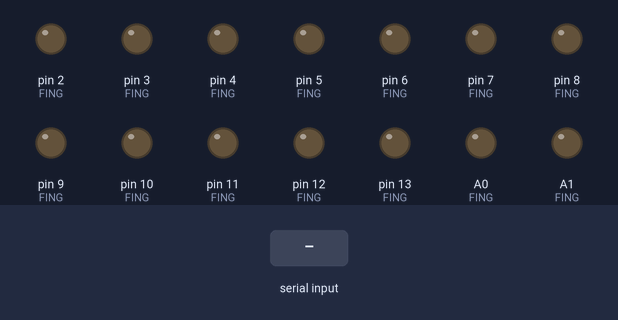
This sketch was run on a simulated Arduino Uno, built with avr-gcc and run on an emulated ATmega328P. On the bench: output pins drawn as LEDs (lit = HIGH). The inputs (shaded band) are chosen by the test bench. What the sketch prints to the serial monitor is not drawn.

Above: at 1.7 s.
1.8 s: byte 32 (' ') received over Serial
At 2.5 s:
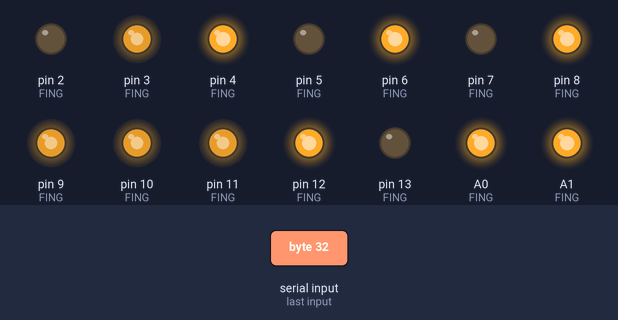
3.3 s: "z" received over Serial
At 6.1 s:
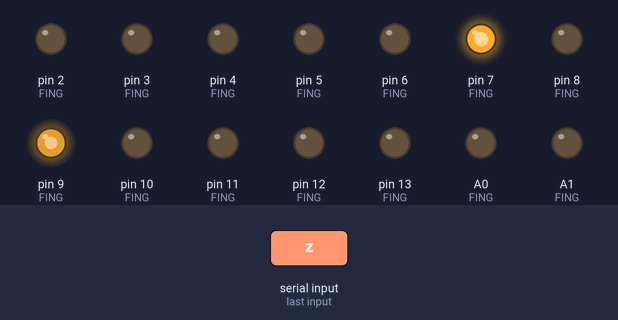
6.3 s: "x" received over Serial
At 7.1 s:
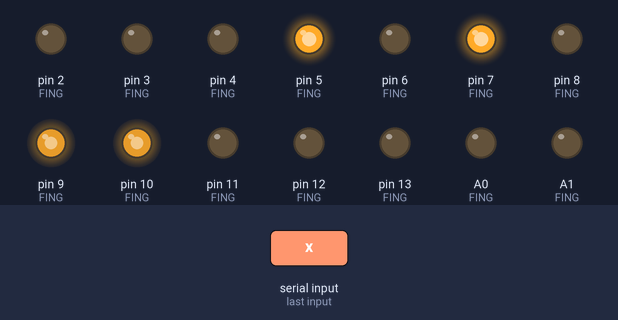
7.8 s: "c" received over Serial
At 8.3 s:
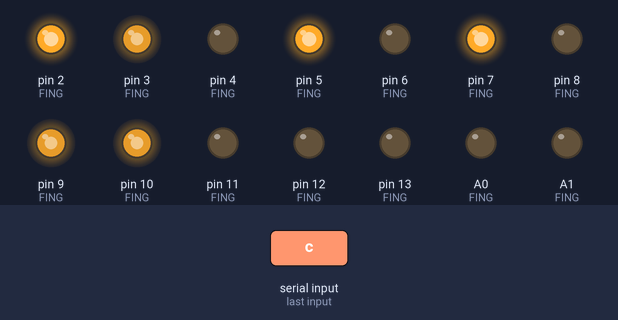
9.3 s: "v" received over Serial
At 10.5 s:
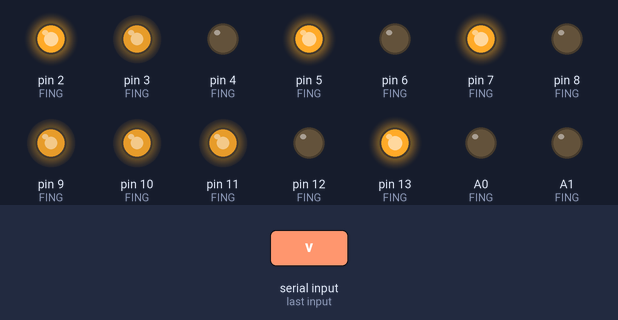
10.8 s: byte 101 ('e') received over Serial
At 11.8 s:
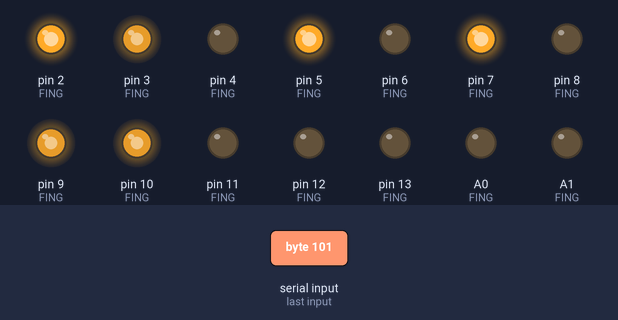
Timing chart, 0 to 13.3 s (numbered marks = the images above; inputs shaded):
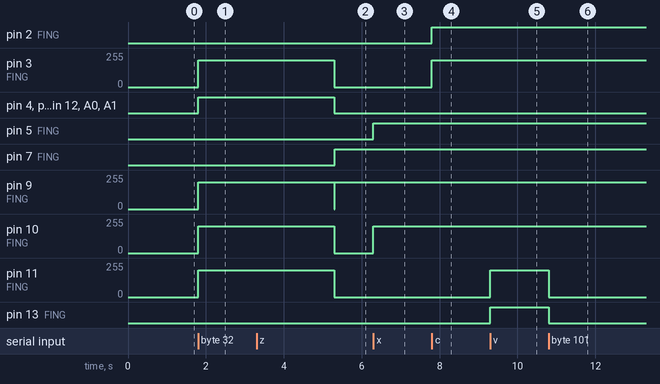

Measured:
- after the input at 1.8 s, pin 3 (FING), pin 9 (FING), pin 10 (FING), pin 11 (FING): 0/255 → 200/255 at once; pin 4 (FING), pin 6 (FING), pin 8 (FING), pin 12 (FING), A0 (FING), A1 (FING): LOW → HIGH at once
- after the input at 3.3 s, pin 7 (FING): LOW → HIGH after 2.0 s
- after the input at 6.3 s, pin 5 (FING): LOW → HIGH at once; pin 10 (FING): 0/255 → 200/255 at once
- after the input at 7.8 s, pin 2 (FING): LOW → HIGH at once; pin 3 (FING): 0/255 → 200/255 at once
- after the input at 9.3 s, pin 11 (FING): 0/255 → 200/255 at once; pin 13 (FING): LOW → HIGH at once
- after the input at 10.8 s, pin 11 (FING): 200/255 → 0/255 at once; pin 13 (FING): HIGH → LOW at once

The sketch:

260612_Severus_5FingerControl_v3.ino
```cpp
// 5-finger controller — drive-to-end, with calibrated EXTEND time (circular-reel safe).
// Retract = overdrive to grasp stall (no cal needed). Extend = drive open for calibrated time.
// CAL: W = begin. Press the key that CLOSES the hand once (records close dir + retracts all).
//      For each finger, press its EXTEND key to drive open, press E at FULL EXTENSION to record time:
//        F1 z  F2 x  F3 c  F4 v  F5 n
//      Press K when all fingers are calibrated.
// USE: o = OPEN hand   p = CLOSE hand
//      (camera later: g + 5 chars, c=retract o=extend, e.g. gococo)
//      per-finger: f + digit(1=index..5=thumb) + o/c (extend/retract), e.g. f1o f5c
// PuTTY @115200.

const int STBY = A3;
const int FING[5][3] = {  // {IN1, IN2, PWM}  index,middle,ring,pinky,thumb
  {  8,  7,  9 },{  6,  5, 10 },{  4,  2,  3 },{ 12, 13, 11 },{ A1, A2, A0 }
};

const int SPEED = 200;
const unsigned long RETRACT_MS = 3500;   // overdrive time to reach + hold grasp stall (then cut)
const unsigned long SAFETY_MS  = 5000;

int  closeKey = 0;
bool haveCloseDir = false;

long extendMs[5] = {0,0,0,0,0};   // calibrated open time per finger
bool calibrated = false;

// calibration: extending one finger and timing it
int  calFinger = -1;
unsigned long calStart = 0;

// runtime per-finger timed drive
int  fTarget[5]  = {0,0,0,0,0};   // +1 retract, -1 extend, 0 idle
unsigned long fStart[5] = {0,0,0,0,0};
unsigned long fDur[5]   = {0,0,0,0,0};

void driveFinger(int i, int d, int spd) {
  int in1 = FING[i][0], in2 = FING[i][1], pwm = FING[i][2];
  if (d > 0)      { digitalWrite(in1, HIGH); digitalWrite(in2, LOW);  analogWrite(pwm, spd); }
  else if (d < 0) { digitalWrite(in1, LOW);  digitalWrite(in2, HIGH); analogWrite(pwm, spd); }
  else            { digitalWrite(in1, LOW);  digitalWrite(in2, LOW);  analogWrite(pwm, 0); }
}
void allStop(){ for(int i=0;i<5;i++) driveFinger(i,0,0); }

void retractAll() {                       // drive all closed to the grasp stall
  Serial.println("Retracting all to closed reference...");
  unsigned long t = millis();
  while (millis() - t < RETRACT_MS) for (int i=0;i<5;i++) driveFinger(i, closeKey, SPEED);
  allStop();
}

void setup() {
  pinMode(STBY, OUTPUT); digitalWrite(STBY, HIGH);
  for (int i=0;i<5;i++) for (int j=0;j<3;j++) pinMode(FING[i][j], OUTPUT);
  allStop();
  Serial.begin(115200); delay(500);
  Serial.println("Press W, then the key that CLOSES the hand (SPACE or BACKSPACE).");
}

void loop() {
  if (Serial.available()) {
    char c = Serial.read();

    if (c == 'w' || c == 'W') {
      haveCloseDir = false; calibrated = false; calFinger = -1; allStop();
      Serial.println("Press SPACE or BACKSPACE = key that CLOSES the hand.");
    }
    else if (!haveCloseDir && c == ' ')        { closeKey=+1; haveCloseDir=true; retractAll();
        Serial.println("Close set. Calibrate EXTEND per finger: F1 z F2 x F3 c F4 v F5 n. Press key to extend, E at full open, K when done."); }
    else if (!haveCloseDir && (c==8||c==127))  { closeKey=-1; haveCloseDir=true; retractAll();
        Serial.println("Close set. Calibrate EXTEND per finger: F1 z F2 x F3 c F4 v F5 n. Press key to extend, E at full open, K when done."); }

    // ---- calibration phase ----
    else if (haveCloseDir && !calibrated) {
      int f=-1;
      switch(c){ case 'z':case'Z':f=0;break; case 'x':case'X':f=1;break;
                 case 'c':case'C':f=2;break; case 'v':case'V':f=3;break;
                 case 'n':case'N':f=4;break; }
      if (f>=0) { calFinger=f; calStart=millis();
                  Serial.print("Extending F"); Serial.print(f+1); Serial.println(" — press E at full extension."); }
      else if (c=='e'||c=='E') {
        if (calFinger>=0) {
          extendMs[calFinger] = millis()-calStart;
          driveFinger(calFinger,0,0);
          Serial.print("F"); Serial.print(calFinger+1); Serial.print(" extendMs="); Serial.println(extendMs[calFinger]);
          calFinger=-1;
        }
      }
      else if (c=='k'||c=='K') {
        calibrated=true; allStop();
        Serial.println("Calibration done. o = OPEN hand, p = CLOSE hand.");
      }
    }

    // ---- runtime: simple whole-hand keys ----
    else if (calibrated && (c=='o'||c=='O')) {        // OPEN whole hand (extend all)
      for (int i=0;i<5;i++){ fTarget[i]=-1; fStart[i]=millis(); fDur[i]=extendMs[i]; }
      Serial.println("OPENING hand...");
    }
    else if (calibrated && (c=='p'||c=='P')) {        // CLOSE whole hand (retract all)
      for (int i=0;i<5;i++){ fTarget[i]=+1; fStart[i]=millis(); fDur[i]=RETRACT_MS; }
      Serial.println("CLOSING hand...");
    }

    // ---- runtime gesture (for camera later) ----
    else if (calibrated && (c=='g'||c=='G')) {
      unsigned long t0=millis(); while(Serial.available()<5 && millis()-t0<300){}
      if (Serial.available()>=5) {
        for (int i=0;i<5;i++){
          char ch=Serial.read();
          if      (ch=='c'||ch=='C'){ fTarget[i]=+1; fStart[i]=millis(); fDur[i]=RETRACT_MS; }
          else if (ch=='o'||ch=='O'){ fTarget[i]=-1; fStart[i]=millis(); fDur[i]=extendMs[i]; }
        }
        Serial.println("Gesture applied.");
      }
    }

    // ---- runtime: individual finger control (camera bridge) ----
    else if (calibrated && (c=='f'||c=='F')) {
      unsigned long t0=millis(); while(Serial.available()<2 && millis()-t0<300){}
      if (Serial.available()>=2) {
        char fch=Serial.read();      // '1'..'5' : F1 index .. F5 thumb
        char dch=Serial.read();      // 'o' extend, 'c' retract
        int i = fch - '1';
        if (i>=0 && i<5) {
          if      (dch=='c'||dch=='C'){ fTarget[i]=+1; fStart[i]=millis(); fDur[i]=RETRACT_MS; }
          else if (dch=='o'||dch=='O'){ fTarget[i]=-1; fStart[i]=millis(); fDur[i]=extendMs[i]; }
          Serial.print("F"); Serial.print(i+1);
          Serial.println((dch=='c'||dch=='C') ? " retract" : " extend");
        }
      }
    }
  }

  // ---- calibration: drive the finger being timed ----
  if (haveCloseDir && !calibrated && calFinger>=0) {
    driveFinger(calFinger, -closeKey, SPEED);    // extend direction
    if (millis()-calStart > SAFETY_MS) driveFinger(calFinger,0,0);  // safety cap
  }

  // ---- runtime: per-finger timed drive ----
  if (calibrated) {
    for (int i=0;i<5;i++){
      if (fTarget[i]!=0) {
        if (millis()-fStart[i] < fDur[i]) {
          int phys = (fTarget[i]>0) ? closeKey : -closeKey;
          driveFinger(i, phys, SPEED);
        } else { driveFinger(i,0,0); fTarget[i]=0; }
      }
    }
  }
}
```
